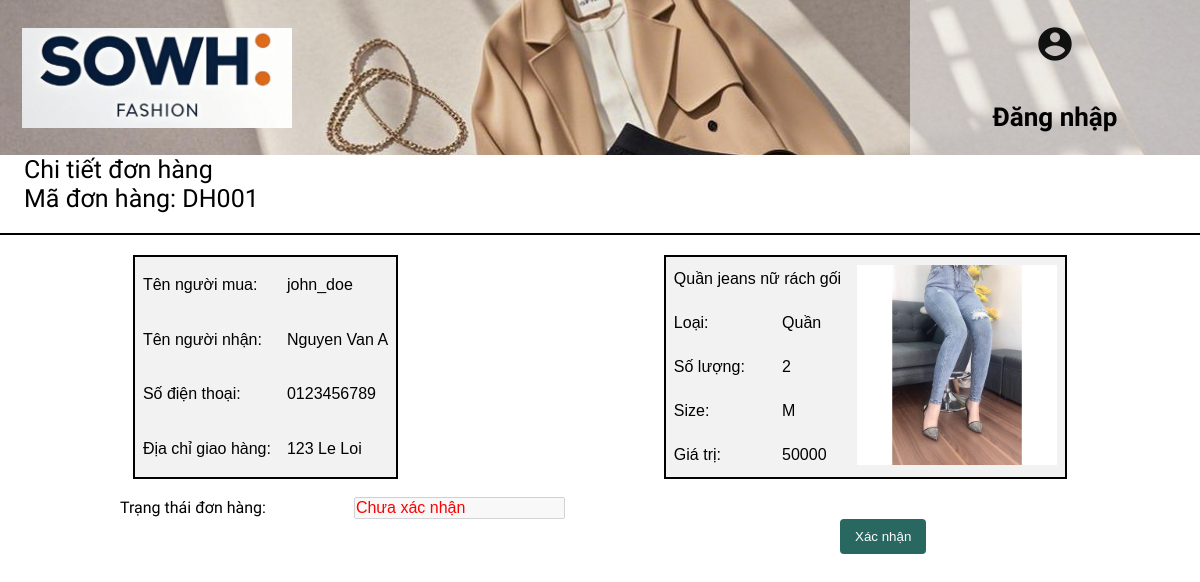
/chitietDH.php?id=DH001, run on the app's committed database.
### tables this page shows
CREATE TABLE `donhang` (
  `MaDH` char(10) NOT NULL,
  `TaiKhoan` varchar(20) NOT NULL,
  `TenNguoiNhan` varchar(50) NOT NULL,
  `SoDienThoai` char(10) NOT NULL,
  `DiaChi` varchar(50) NOT NULL,
  `SoLuong` int(11) NOT NULL,
  `Co` char(1) NOT NULL,
  `Gia` int(11) NOT NULL,
  `TrangThai` varchar(50) NOT NULL,
  `MaSP` varchar(10) DEFAULT NULL,
  `ThoiGian` datetime NOT NULL DEFAULT current_timestamp()
);

CREATE TABLE `sanpham` (
  `MaSP` varchar(10) NOT NULL,
  `TenSP` varchar(50) NOT NULL,
  `MoTa` varchar(1000) NOT NULL,
  `Gia` int(11) NOT NULL,
  `GioiTinh` varchar(10) NOT NULL,
  `PhanLoai` varchar(20) NOT NULL,
  `img` varchar(255) DEFAULT NULL,
  `luotmua` int(11) DEFAULT NULL,
  `S` tinyint(1) DEFAULT NULL,
  `L` tinyint(1) DEFAULT NULL,
  `XL` tinyint(1) DEFAULT NULL,
  `XXL` tinyint(1) DEFAULT NULL,
  `SLDaBan` int(11) DEFAULT NULL,
  `SLConLai` int(11) DEFAULT NULL,
  `MauSac` varchar(50) DEFAULT '',
  `Video` text DEFAULT '',
  `Anh` text DEFAULT '',
  `SoLuong` int(11) DEFAULT 0
);

### chitietDH.php (the view, shortened to what this page needs)
<?php
$servername = "localhost";
$username = "root";
$password = "";
$dbname = "fss";
$conn = new mysqli($servername, $username, $password, $dbname);
$MaDH = isset($_GET['id']) ? $_GET['id'] : '';
$sql = "SELECT donhang.*, sanpham.MaSP,sanpham.TenSP, sanpham.PhanLoai, sanpham.img FROM donhang,sanpham WHERE MaDH = '$MaDH' AND donhang.MaSP=sanpham.MaSP";
$result = $conn->query($sql);
?>
<!DOCTYPE html>
<html lang="en">
<head>
    <link rel="stylesheet" href="chitietDH.css">
</head>
<body>
    <header>
        <a href="trangchunhanvien.php">
            <img src="img/logo2.png" alt="Sowh Fashion Logo">
        </a>
        <?php if (isset($_SESSION['username'])): ?>
            <div class="header">
                <section>
                    <a href="" class="login" style="top: 35px; left: 1300px;"><b><?php echo htmlspecialchars($_SESSION['username']); ?></b></a>
                    <a href="logout.php" class="login" style="top: 35px; right: 30px;"><span class="material-icons" style="font-size: 40px; color: #111;">logout</span></a>
                </section>
                <section>
                    <a href="" class="login" style="top: 100px; left: 1300px;">Khác</a>
                    <li class="dropdown">
                        <a href="" class="login"><span class="material-icons" style="font-size: 40px; color: #111;">menu</span></a>
                        <div class="dropdown-content">
							<a href="qlkhohang.php">Quản lý kho hàng</a>
							<a href="lsdonhang.php">Xem đơn hàng</a>
							<a href="baocaodoanhthu.php">Doanh thu</a>
                        </div>
                    </li>
                </section>
            </div>
        <?php else: ?>
            <div class="header">
                <a href="login.php" class="login"><span class="material-icons" style="font-size: 40px; color: #111;">account_circle</span></a><br>
                <a href="login.php" class="login"><b>Đăng nhập</b></a>
            </div>
        <?php endif; ?>
    </header>
    <label>Chi tiết đơn hàng</label>
    <br>
    <label>Mã đơn hàng: <?php echo $MaDH; ?></label>
    <div class="thanhngang"></div>
    <div>
        <?php
        if ($result->num_rows > 0) {
            $row = $result->fetch_assoc();
            echo '
                <table>
                    <tr> <td>Tên người mua: </td> <td>'. $row["TaiKhoan"] .'</td></tr>
                    <tr> <td>Tên người nhận: </td> <td>'. $row["TenNguoiNhan"] .'</td></tr>
                    <tr> <td>Số điện thoại: </td> <td>'. $row["SoDienThoai"] .'</td></tr>
                    <tr> <td>Địa chỉ giao hàng: </td> <td>'. $row["DiaChi"] .'</td></tr>
                </table>
                <table>
                    <tr> <td colspan="2">'. $row["TenSP"] .' </td><td rowspan="5"><img src="' . $row["img"] . '" alt="Product ' . $row["MaSP"] . '"></td></tr>
                    <tr> <td>Loại: </td> <td>'. $row["PhanLoai"] .'</td></tr>
                    <tr> <td>Số lượng: </td> <td>'. $row["SoLuong"] .'</td></tr>
                    <tr> <td>Size: </td> <td>'. $row["Co"] .'</td></tr>
                    <tr> <td>Giá trị: </td> <td>'. $row["Gia"] .'</td></tr>
                </table>';
        } else {
            echo "Không có dữ liệu";
        }
        ?>
    </div>
    <br>
    <form method="post" id="orderForm">
        <label style="font-size: 16px; margin: 0 5% 0 10%;">Trạng thái đơn hàng: </label>
        <input style="font-size: 16px; margin: 0 20% 0 2%; color: red;" type="text" name="TT" id="TT" value="<?php echo $row["TrangThai"]; ?>" disabled>
        <button style="margin: 0 20% 0 70%;" type="button" id="confirmButton" onclick="confirmOrder()">Xác nhận</button>
    </form>
</body>
</html>

### chitietDH.css (style rules this page uses)
* { margin: 0; padding: 0; box-sizing: border-box; }
body { margin: 0; padding-bottom: 50px; font-family: Arial, sans-serif; }
header { height: 155px; width: 100%; display: flex; justify-content: space-between; background: url(img/header.png) no-repeat; background-position: 50% 21.4%; background-size: cover; }
header img { width: 290px; height: 120px; margin: 18px 20px 20px 12px ; padding: 10px; }
header div.header { display: flex; flex-direction: column; width: 290px; height: 100%; padding: 20px 10px ; background-color: rgba(255, 255, 255, 0.5); }
.login { margin: 0 auto; color: black; font-size: 26px; text-decoration: none; font-family: 'Paytone One', sans-serif; }
label { font-size: 25px; font-family: 'Paytone One', Noto Serif Dispaly; margin: 0 72% 0 2%; }
div { display: flex; justify-content: space-around; }
table { border-collapse: collapse; background-color: #f2f2f2; border-radius: 8px; border: 2px solid black; }
th, td { padding: 8px; text-align: left; }
td img { height: 200px; width: auto; }
button { padding: 10px 15px; background-color: #286861; color: #fff; border: none; border-radius: 4px; cursor: pointer; }
.thanhngang { width: 100%; height: 2px; background-color: black; margin: 20px 0; }
#confirmButton { display: none; }

### data on the page
donhang: TaiKhoan "john_doe", TenNguoiNhan "Nguyen Van A", SoDienThoai "0123456789", DiaChi "123 Le Loi", sanpham.TenSP "Quần jeans nữ rách gối", sanpham.img+MaSP (picture), sanpham.PhanLoai "Quần", SoLuong "2", Co "M", Gia "50000", TT "Chưa xác nhận"

### other printed values
$MaDH "DH001"
